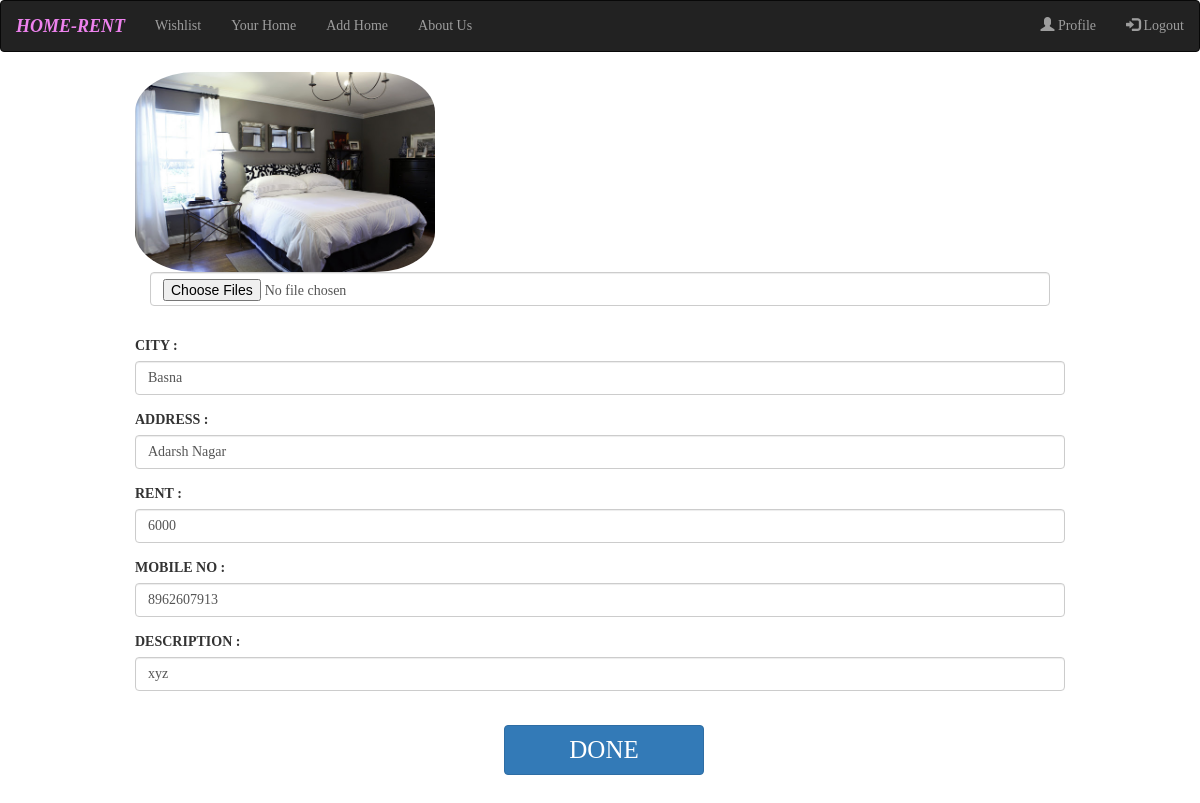
The page /edit/9/ on the database its author committed.
### homeapp/models.py (models this page shows, shortened)
class Item(models.Model):
    user = models.ForeignKey(User, on_delete=models.CASCADE, related_name="item", null=True)
    city = models.CharField(max_length=50)
    address =models.CharField(max_length=300)
    rent= models.IntegerField(null = True)
    description= models.CharField(max_length=500)
    number=models.IntegerField(null=True)
    picture = models.FileField(blank=True, null=True)
    report =models.IntegerField(default=0)

### homeapp/views.py (the view, shortened to what this page needs)
# urls.py: path('edit/<int:home_id>/',views.edit),
def edit(request,home_id):
    home_card = Item.objects.get(id=home_id)
    return render(request,'edithome.html',{'obj':home_card})

### templates/edithome.html (shortened to what this page needs)
{% extends 'base.html' %}
{% block body %}
<form action="/edit/{{obj.id}}/" method="POST" enctype="multipart/form-data" style="margin: 0px 10%;">
  <div class="form-group col-xs-12 col-sm-12 col-md-12 col-lg-12">
      <img src="{{obj.picture.url}}" style="border-radius: 20%; width: 300px; height: auto; ">
      <div class="form-group col-xs-12 col-sm-12 col-md-12 col-lg-12">
        <input type="file" class="form-control" name="image" required multiple>
    </div>
  </div>
  <div class="form-group col-xs-12 col-sm-12 col-md-12 col-lg-12">
    <label>CITY :</label>
    <input type="text" class="form-control" name="city" value="{{obj.city}}" required>
  </div>
  <div class="form-group col-xs-12 col-sm-12 col-md-12 col-lg-12">
    <label>ADDRESS :</label>
    <input type="text" class="form-control" name="address" value="{{obj.address}}" required>
  </div>
  <div class="form-group col-xs-12 col-sm-12 col-md-12 col-lg-12">
    <label>RENT :</label>
    <input type="text" class="form-control" name="rent" value="{{obj.rent}}" required>
  </div>
  <div class="form-group col-xs-12 col-sm-12 col-md-12 col-lg-12">
    <label>MOBILE NO :</label>
    <input type="text" class="form-control" name="phone" value="{{obj.number}}" required>
  </div>
  <div class="form-group col-xs-12 col-sm-12 col-md-12 col-lg-12">
    <label>DESCRIPTION :</label>
    <input type="text" class="form-control" name="description" value="{{obj.description}}" required>
  </div>
  <br>
  <button type="submit" name="submit" class="btn btn-primary" style="margin: 2% 40%; width: 200px; height: 50px; font-size: 25px;">DONE</button>
</form>
<br>
{% endblock %}

### templates/edithome.html (style rules this page uses)
body { background-image: url('https://bhp.co.uk/app/uploads/2020/06/cXUk-ZB9FohHFwOJJRxRIHK3RRUq4N4exwpXWGvjmJk.jpg'); height:100vh; background-position: center; background-size: cover; }

### templates/base.html (style rules this page uses)
* { font-family: cursive; }

### rows shown on the page
Item: picture (picture), city "Basna", address "Adarsh Nagar", rent "6000", phone "8962607913", description "xyz"
